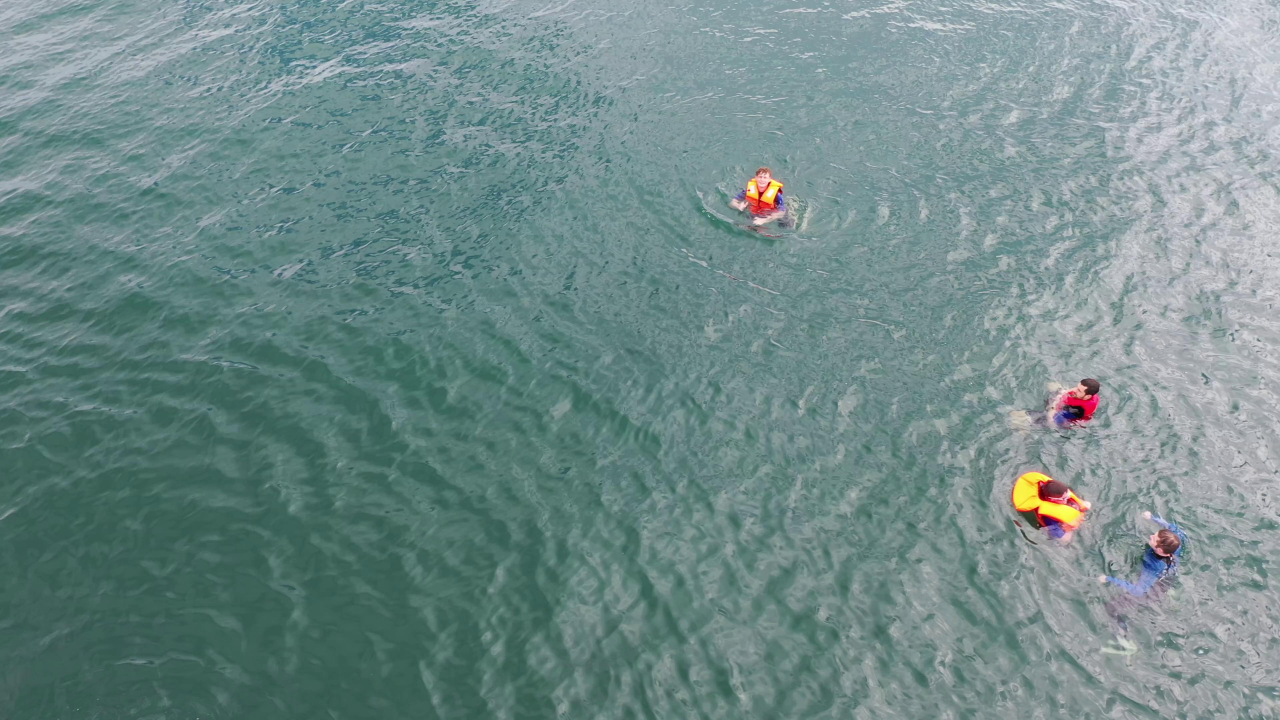
#> input picture dpu_inference/test.jpg, 3840 x 2160 px (shown at 1/3 size); its folder holds only this picture in this run
$ python -i track.py   (imports and definitions only)
#> lines starting #> are read from the running program, lines starting #| are printed output that depends on the picture
#> further down, picture is the input picture: shape (2160, 3840, 3); mean B, G, R 137.6, 138.8, 113
# =============================================================================
# botsort_core.py  —  Standalone BoT-SORT tracker (no extra dependencies)
# =============================================================================
#
# MIT License
#
# Original work:
#   BoT-SORT: Robust Associations Multi-Pedestrian Tracking
#   Copyright (c) 2022  Nir Aharon, Roy Orfaig, Ben-Zion Bobrovsky
#   https://github.com/NirAharon/BoT-SORT
#   arXiv: https://arxiv.org/abs/2206.14651
#
# Derivative works this file is based on:
#   ByteTrack  — Copyright (c) 2022 Zhang et al.
#                https://github.com/ifzhang/ByteTrack  (MIT)
#   StrongSORT — Copyright (c) 2022 Du et al.
#                https://github.com/dyhBUPT/StrongSORT  (MIT)
#
# This standalone re-implementation:
#   Copyright (c) 2024  (your name / organisation)
#
# Permission is hereby granted, free of charge, to any person obtaining a copy
# of this software and associated documentation files (the "Software"), to deal
# in the Software without restriction, including without limitation the rights
# to use, copy, modify, merge, publish, distribute, sublicense, and/or sell
# copies of the Software, and to permit persons to whom the Software is
# furnished to do so, subject to the following conditions:
#
# The above copyright notice and this permission notice shall be included in
# all copies or substantial portions of the Software.
#
# THE SOFTWARE IS PROVIDED "AS IS", WITHOUT WARRANTY OF ANY KIND, EXPRESS OR
# IMPLIED, INCLUDING BUT NOT LIMITED TO THE WARRANTIES OF MERCHANTABILITY,
# FITNESS FOR A PARTICULAR PURPOSE AND NONINFRINGEMENT. IN NO EVENT SHALL THE
# AUTHORS OR COPYRIGHT HOLDERS BE LIABLE FOR ANY CLAIM, DAMAGES OR OTHER
# LIABILITY, WHETHER IN AN ACTION OF CONTRACT, TORT OR OTHERWISE, ARISING FROM,
# OUT OF OR IN CONNECTION WITH THE SOFTWARE OR THE USE OR OTHER DEALINGS IN THE
# SOFTWARE.
#
# =============================================================================
# Notes
# -----
# * No dependency on the original BoT-SORT repo; requires only numpy, scipy,
#   and opencv-python.
# * ReID model is NOT included; external embeddings can be passed via `feats`.
# * GMC ships three pure-Python backends: sparseOptFlow / ecc / orb.
# * Entry point: BoTSORT.update(boxes, scores, classes, img, feats)
#
# Quick install:
#   pip install numpy scipy opencv-python
# =============================================================================

from __future__ import annotations

import cv2
import numpy as np
from collections import deque
from enum import IntEnum
from scipy.optimize import linear_sum_assignment

__all__ = ["BoTSORT", "BoTSORTConfig", "Track"]
__version__ = "1.0.0"


# ─────────────────────────────────────────────────────────────────────────────
# 1.  Configuration dataclass
# ─────────────────────────────────────────────────────────────────────────────

class BoTSORTConfig:
    """Central configuration object for all tracker hyper-parameters."""

    # [23 lines left out: function __init__, not called in this run]


# ─────────────────────────────────────────────────────────────────────────────
# 2.  Kalman Filter  (8-dim state: cx, cy, w, h, vx, vy, vw, vh)
# ─────────────────────────────────────────────────────────────────────────────

class KalmanFilter:
    """
    Standard Kalman Filter for bounding-box tracking.

    State vector  : [cx, cy, w, h, vx, vy, vw, vh]
    Measurement   : [cx, cy, w, h]
    """

    # [121 lines left out: functions __init__, initiate, predict, update, project, multi_predict, not called in this run]


# ─────────────────────────────────────────────────────────────────────────────
# 3.  Track state & base Track class
# ─────────────────────────────────────────────────────────────────────────────

class TrackState(IntEnum):
    New      = 0
    Tracked  = 1
    Lost     = 2
    Removed  = 3


class Track:
    """Single tracked object, managing its full lifecycle and Kalman state."""

    _count = 0  # global ID counter

    @classmethod
    def reset_id(cls):
        cls._count = 0

    # [110 lines left out: functions _next_id, __init__, tlwh, tlbr, xywh, tlbr_to_xywh and 4 more, not called in this run]

    def mark_lost(self):
        self.state = TrackState.Lost

    def mark_removed(self):
        self.state = TrackState.Removed

    # [5 lines left out: function predict, not called in this run]

    @property
    def end_frame(self) -> int:
        return self.frame_id

    def __repr__(self):
        return (f"Track(id={self.track_id}, state={self.state.name}, "
                f"cls={self.cls}, score={self.score:.2f})")


# ─────────────────────────────────────────────────────────────────────────────
# 4.  Matching utilities
# ─────────────────────────────────────────────────────────────────────────────

# [78 lines left out: functions _box_iou_batch, iou_distance, embedding_distance, fuse_score, linear_assignment, not called in this run]


# ─────────────────────────────────────────────────────────────────────────────
# 5.  GMC — Global Motion Compensation (Python implementations)
# ─────────────────────────────────────────────────────────────────────────────

class GMC:
    """
    Camera motion compensation (GMC).

    Methods
    -------
    sparseOptFlow  : Lucas-Kanade sparse optical flow (fastest, recommended)
    ecc            : Enhanced Correlation Coefficient
    orb            : ORB feature matching
    none           : disabled (static camera)
    """

    def __init__(self, method: str = "sparseOptFlow", downscale: float = 2.0):
        self.method    = method
        self.downscale = max(1.0, downscale)
        self._prev_frame: np.ndarray | None = None
        self._prev_kps: list | None         = None
        self._prev_desc: np.ndarray | None  = None

        if method == "orb":
            self._detector = cv2.ORB_create(nfeatures=1000)
            self._matcher  = cv2.BFMatcher(cv2.NORM_HAMMING)
        elif method == "ecc":
            self._warp_mode = cv2.MOTION_EUCLIDEAN
            self._criteria  = (cv2.TERM_CRITERIA_EPS | cv2.TERM_CRITERIA_COUNT,
                                1000, 1e-5)

    # [4 lines left out: function reset_params, not called in this run]

    def apply(self, frame: np.ndarray) -> np.ndarray:
        """
        Parameters
        ----------
        frame : BGR image (H, W, 3)

        Returns
        -------
        H : (2, 3) affine warp matrix  (identity if cannot estimate)
        """
        identity = np.eye(2, 3, dtype=np.float32)

        if frame is None or frame.size == 0:
            return identity

        gray = cv2.cvtColor(frame, cv2.COLOR_BGR2GRAY) if frame.ndim == 3 else frame
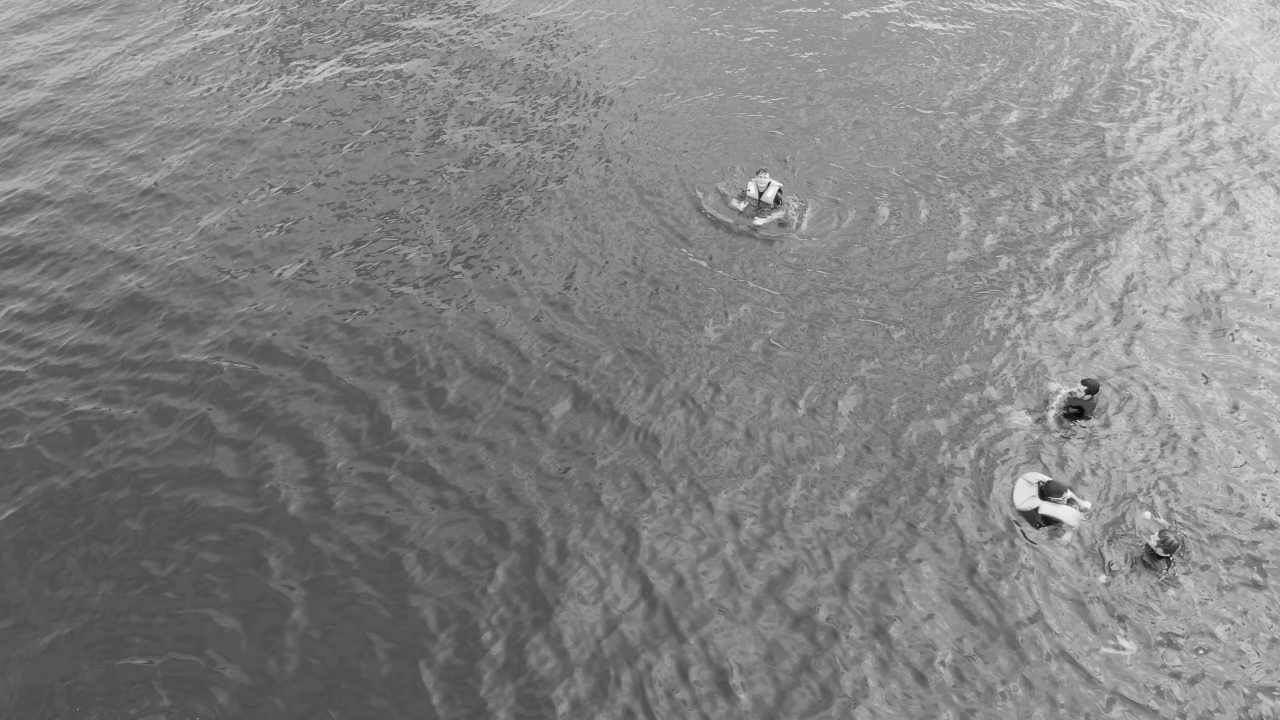
#> gray: shape (2160, 3840) (shown at 1/3 size); min 0, max 253, mean 130.9
        h, w = gray.shape
#> h = 2160; w = 3840
        dw   = int(w / self.downscale)
#> dw = 1920
        dh   = int(h / self.downscale)
#> dh = 1080
        gray = cv2.resize(gray, (dw, dh))
#> gray: shape (1080, 1920)

        if self.method == "sparseOptFlow":
            warp = self._apply_sparse_optflow(gray)
#> warp = [[1, 0, 0], [0, 1, 0]]
        elif self.method == "ecc":
            warp = self._apply_ecc(gray)
        elif self.method == "orb":
            warp = self._apply_orb(gray)
        else:
            warp = identity

        self._prev_frame = gray.copy()
        return warp

    def _apply_sparse_optflow(self, gray: np.ndarray) -> np.ndarray:
        identity = np.eye(2, 3, dtype=np.float32)
        if self._prev_frame is None:
            return identity

        kps = cv2.goodFeaturesToTrack(
            self._prev_frame, maxCorners=200, qualityLevel=0.01,
            minDistance=7, blockSize=7)
        if kps is None or len(kps) < 4:
            return identity

        kps_next, status, _ = cv2.calcOpticalFlowPyrLK(
            self._prev_frame, gray, kps, None,
            winSize=(21, 21), maxLevel=3,
            criteria=(cv2.TERM_CRITERIA_EPS | cv2.TERM_CRITERIA_COUNT, 30, 0.01))

        good_prev = kps[status[:, 0] == 1]
        good_next = kps_next[status[:, 0] == 1]
        if len(good_prev) < 4:
            return identity

        H, _ = cv2.estimateAffinePartial2D(good_prev, good_next, method=cv2.RANSAC)
        return H if H is not None else identity

    # [54 lines left out: functions _apply_ecc, _apply_orb, apply_to_tracks, not called in this run]


# ─────────────────────────────────────────────────────────────────────────────
# 6.  Main Tracker
# ─────────────────────────────────────────────────────────────────────────────

class BoTSORT:
    """
    BoT-SORT multi-object tracker (no built-in ReID model; accepts external embeddings).

    Usage
    -----
    tracker = BoTSORT(BoTSORTConfig(), frame_rate=30)

    for frame in video:
        boxes   = ...  # np.ndarray (N, 4) [x1,y1,x2,y2]
        scores  = ...  # np.ndarray (N,)
        classes = ...  # np.ndarray (N,) int
        feats   = None # np.ndarray (N, D) or None

        tracks = tracker.update(boxes, scores, classes, frame, feats)
        for t in tracks:
            print(t.track_id, t.tlbr, t.score, t.cls)
    """

    # [160 lines left out: functions __init__, update, reset, not called in this run]


# ─────────────────────────────────────────────────────────────────────────────
# 7.  Helpers
# ─────────────────────────────────────────────────────────────────────────────

def _join_lists(a: list[Track], b: list[Track]) -> list[Track]:
    exists = {t.track_id for t in a}
    return a + [t for t in b if t.track_id not in exists]


def _sub_lists(a: list[Track], b: list[Track]) -> list[Track]:
    remove_ids = {t.track_id for t in b}
    return [t for t in a if t.track_id not in remove_ids]


# ─────────────────────────────────────────────────────────────────────────────
# 8.  Example usage  (python botsort_core.py)
# ─────────────────────────────────────────────────────────────────────────────

# [24 lines not run here, left out]

>>> import cv2
>>> picture = cv2.imread('../../test.jpg')
>>> result = GMC().apply(picture)
#> result = [[1, 0, 0], [0, 1, 0]]

$ run again, on dpu_inference/2308.jpg
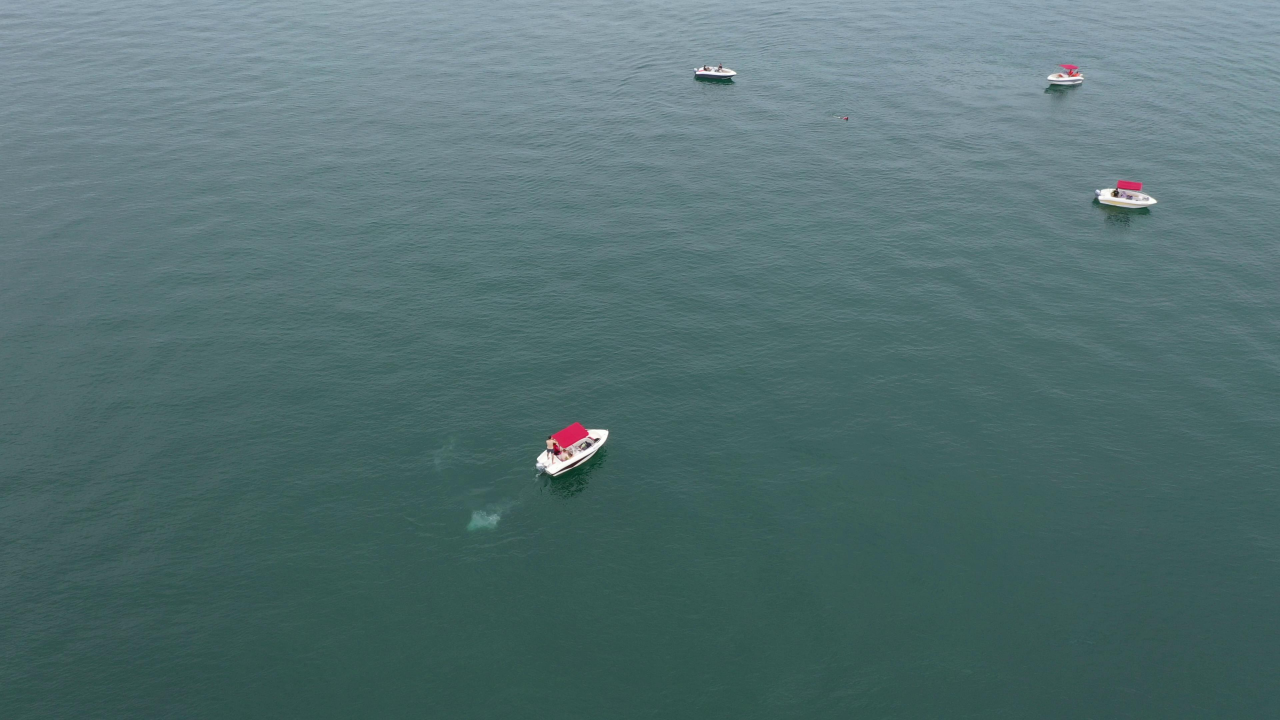
#> input picture dpu_inference/2308.jpg, 3840 x 2160 px (shown at 1/3 size)
#> picture is the input picture: shape (2160, 3840, 3); mean B, G, R 113.3, 112.1, 83.8
#> in apply, `gray = cv2.cvtColor(frame, cv2.COLOR_BGR2GRAY) if frame.ndim == 3 else..`:
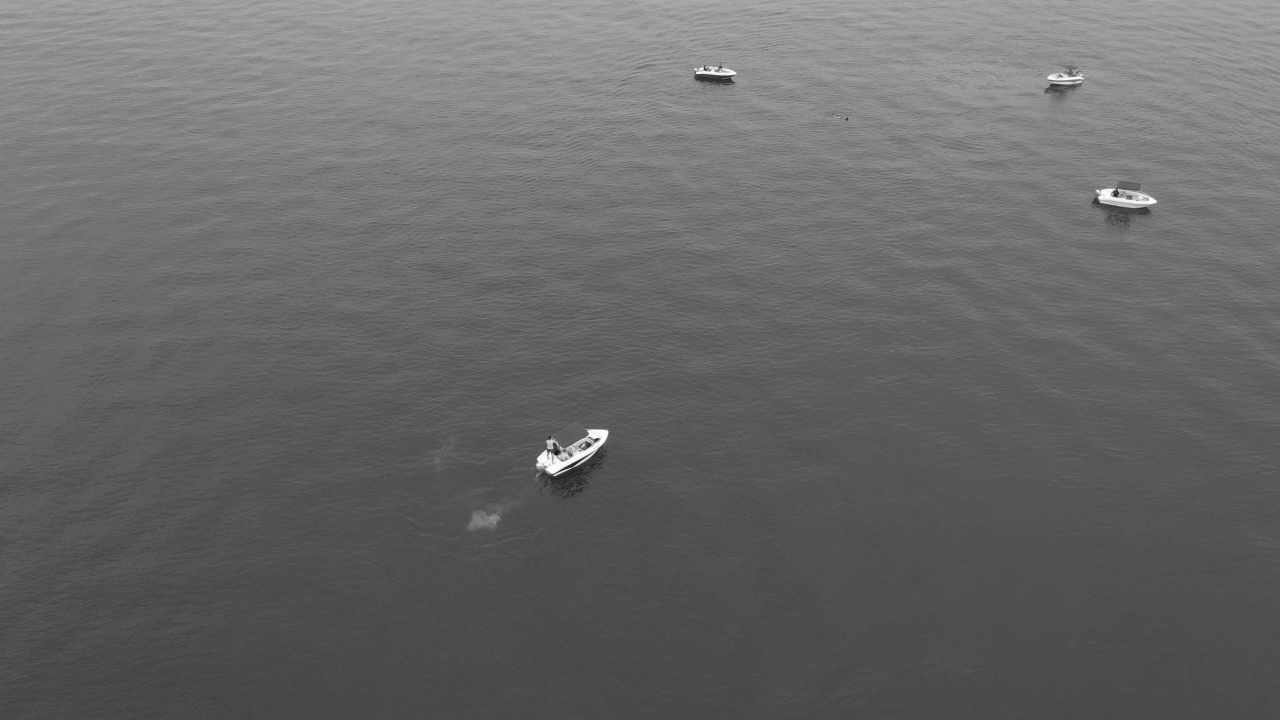
#> gray: shape (2160, 3840) (shown at 1/3 size); min 13, max 255, mean 103.8
#> warp = [[1, 0, 0], [0, 1, 0]]
